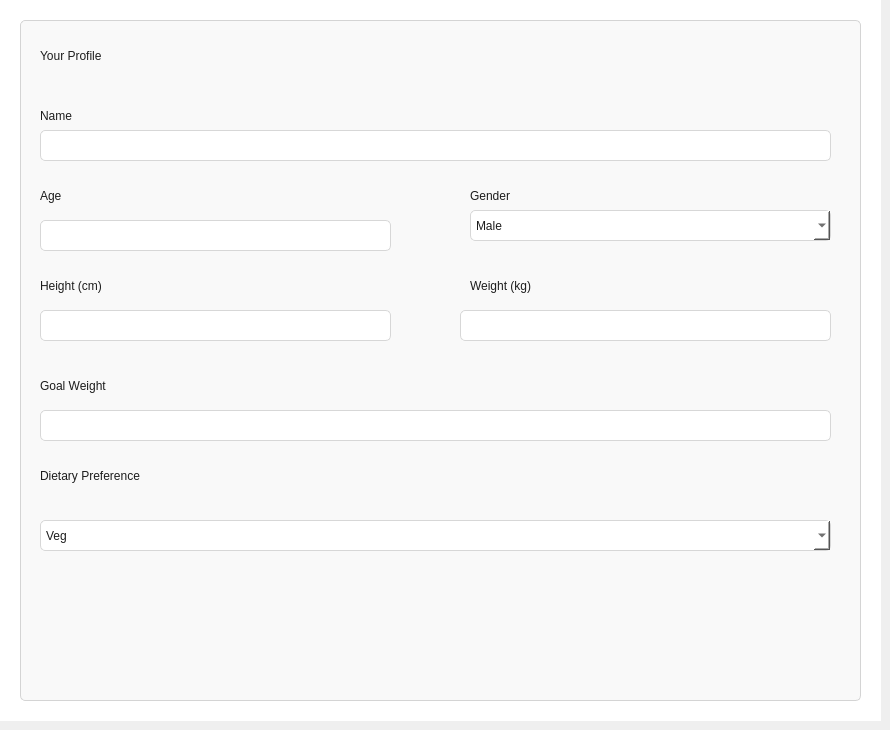
    <widget class="QWidget" name="tab_15">
     <attribute name="title">
      <string>Page</string>
     </attribute>
     <widget class="QWidget" name="widget_5" native="true">
      <property name="geometry">
       <rect>
        <x>0</x>
        <y>0</y>
        <width>881</width>
        <height>721</height>
       </rect>
      </property>
      <property name="styleSheet">
       <string notr="true">QWidget{
background-color:white
}</string>
      </property>
      <widget class="QLabel" name="label_6">
       <property name="geometry">
        <rect>
         <x>20</x>
         <y>20</y>
         <width>841</width>
         <height>681</height>
        </rect>
       </property>
       <property name="styleSheet">
        <string notr="true">QLabel{
	border: 1px solid #D4D4D4;
	border-radius:5px;
	background-color: #F9F9F9
}</string>
       </property>
       <property name="text">
        <string/>
       </property>
      </widget>
      <widget class="QLabel" name="heading_3">
       <property name="geometry">
        <rect>
         <x>40</x>
         <y>40</y>
         <width>231</width>
         <height>31</height>
        </rect>
       </property>
       <property name="styleSheet">
        <string notr="true">QLabel{
	background-color:#F9F9F9;
	font: 200 22pt &quot;Epilogue&quot;;
	color: #1D1D1D

}
</string>
       </property>
       <property name="text">
        <string>Your Profile</string>
       </property>
      </widget>
      <widget class="QLabel" name="name_3">
       <property name="geometry">
        <rect>
         <x>40</x>
         <y>100</y>
         <width>61</width>
         <height>31</height>
        </rect>
       </property>
       <property name="styleSheet">
        <string notr="true">QLabel{
	background-color:#F9F9F9;
	font: 200 15pt &quot;Epilogue&quot;;
	color: #1D1D1D

}
</string>
       </property>
       <property name="text">
        <string>Name</string>
       </property>
      </widget>
      <widget class="QLineEdit" name="line_name_3">
       <property name="geometry">
        <rect>
         <x>40</x>
         <y>130</y>
         <width>791</width>
         <height>31</height>
        </rect>
       </property>
       <property name="styleSheet">
        <string notr="true">QLineEdit{
background-color: white;
border-radius: 5px;
border: 1px solid #D7D7D7;
font: 200 15px &quot;Epilogue&quot;;
color: #1D1D1D
}</string>
       </property>
      </widget>
      <widget class="QLabel" name="age_3">
       <property name="geometry">
        <rect>
         <x>40</x>
         <y>180</y>
         <width>41</width>
         <height>31</height>
        </rect>
       </property>
       <property name="styleSheet">
        <string notr="true">QLabel{
	background-color:#F9F9F9;
	font: 200 15pt &quot;Epilogue&quot;;
	color: #1D1D1D

}
</string>
       </property>
       <property name="text">
        <string>Age</string>
       </property>
      </widget>
      <widget class="QLineEdit" name="line_age_3">
       <property name="geometry">
        <rect>
         <x>40</x>
         <y>220</y>
         <width>351</width>
         <height>31</height>
        </rect>
       </property>
       <property name="styleSheet">
        <string notr="true">QLineEdit{
background-color: white;
border-radius: 5px;
border: 1px solid #D7D7D7;
color: #1D1D1D
}</string>
       </property>
      </widget>
      <widget class="QLabel" name="gender_3">
       <property name="geometry">
        <rect>
         <x>470</x>
         <y>180</y>
         <width>71</width>
         <height>31</height>
        </rect>
       </property>
       <property name="styleSheet">
        <string notr="true">QLabel{
	background-color:#F9F9F9;
	font: 200 15pt &quot;Epilogue&quot;;
	color: #1D1D1D

}
</string>
       </property>
       <property name="text">
        <string>Gender</string>
       </property>
      </widget>
      <widget class="QComboBox" name="line_gender_3">
       <property name="geometry">
        <rect>
         <x>470</x>
         <y>210</y>
         <width>361</width>
         <height>31</height>
        </rect>
       </property>
       <property name="styleSheet">
        <string notr="true">QComboBox{
background-color: white;
border-radius: 5px;
border: 1px solid #D7d7d7;
color: #1D1D1D;
font: 300 10px &quot;Epilogue&quot;;
padding-left:5px
}
QComboBox QAbstractItemView {
     background-color: white;
     border: 1px solid #D7D7D7;
     selection-background-color: #eee;
     selection-color: black;
     outline: none;
     border-radius: 0px;
	color: #1D1D1D;
	height: 30px;
	padding-left:5px;
	border: 1px solid #D7D7D7; 
    outline: none;
}
QComboBox QAbstractItemView :: viewport{
	border: none;
	background-color: transparent
}</string>
       </property>
       <item>
        <property name="text">
         <string>Male</string>
        </property>
       </item>
       <item>
        <property name="text">
         <string>Female</string>
        </property>
       </item>
       <item>
        <property name="text">
         <string>Bakchodi mat kar lode</string>
        </property>
       </item>
      </widget>
      <widget class="QLabel" name="height_3">
       <property name="geometry">
        <rect>
         <x>40</x>
         <y>270</y>
         <width>111</width>
         <height>31</height>
        </rect>
       </property>
       <property name="styleSheet">
        <string notr="true">QLabel{
	background-color:#F9F9F9;
	font: 200 15pt &quot;Epilogue&quot;;
	color: #1D1D1D

}
</string>
       </property>
       <property name="text">
        <string>Height (cm)</string>
       </property>
      </widget>
      <widget class="QLineEdit" name="line_height_3">
       <property name="geometry">
        <rect>
         <x>40</x>
         <y>310</y>
         <width>351</width>
         <height>31</height>
        </rect>
       </property>
       <property name="styleSheet">
        <string notr="true">QLineEdit{
background-color: white;
border-radius: 5px;
border: 1px solid #D7D7D7;
color:#1D1D1D
}</string>
       </property>
      </widget>
      <widget class="QLabel" name="weight_3">
       <property name="geometry">
        <rect>
         <x>470</x>
         <y>270</y>
         <width>111</width>
         <height>31</height>
        </rect>
       </property>
       <property name="styleSheet">
        <string notr="true">QLabel{
	background-color:#F9F9F9;
	font: 200 15pt &quot;Epilogue&quot;;
	color: #1D1D1D

}
</string>
       </property>
       <property name="text">
        <string>Weight (kg)</string>
       </property>
      </widget>
      <widget class="QLineEdit" name="line_weight_3">
       <property name="geometry">
        <rect>
         <x>460</x>
         <y>310</y>
         <width>371</width>
         <height>31</height>
        </rect>
       </property>
       <property name="styleSheet">
        <string notr="true">QLineEdit{
background-color: white;
border-radius: 5px;
border: 1px solid #D7D7D7;
color:#1D1D1D
}</string>
       </property>
      </widget>
      <widget class="QLabel" name="goal_weight_3">
       <property name="geometry">
        <rect>
         <x>40</x>
         <y>370</y>
         <width>121</width>
         <height>31</height>
        </rect>
       </property>
       <property name="styleSheet">
        <string notr="true">QLabel{
	background-color:#F9F9F9;
	font: 200 15pt &quot;Epilogue&quot;;
	color: #1D1D1D

}
</string>
       </property>
       <property name="text">
        <string>Goal Weight</string>
       </property>
      </widget>
      <widget class="QLineEdit" name="line_goal_3">
       <property name="geometry">
        <rect>
         <x>40</x>
         <y>410</y>
         <width>791</width>
         <height>31</height>
        </rect>
       </property>
       <property name="styleSheet">
        <string notr="true">QLineEdit{
background-color: white;
border-radius: 5px;
border: 1px solid #D7D7D7;
color:#1D1D1D
}</string>
       </property>
      </widget>
      <widget class="QLabel" name="diet_pref_3">
       <property name="geometry">
        <rect>
         <x>40</x>
         <y>460</y>
         <width>231</width>
         <height>31</height>
        </rect>
       </property>
       <property name="styleSheet">
        <string notr="true">QLabel{
	background-color:#F9F9F9;
	font: 200 15pt &quot;Epilogue&quot;;
	color: #1D1D1D

}
</string>
       </property>
       <property name="text">
        <string>Dietary Preference</string>
       </property>
      </widget>
      <widget class="QComboBox" name="line_diet_3">
       <property name="geometry">
        <rect>
         <x>40</x>
         <y>520</y>
         <width>791</width>
         <height>31</height>
        </rect>
       </property>
       <property name="styleSheet">
        <string notr="true">QComboBox{
background-color: white;
border-radius: 5px;
border: 1px solid #D7D7D7;
color: #1D1D1D;
font:300 10px &quot;Epilogue&quot;;
padding-left:5px
}
QComboBox QAbstractItemView {
     background-color: white;
     border: 1px solid #D7D7D7;
	outline: none;
     selection-background-color: #eee;
     selection-color: black;
     outline: none;
     border-radius: 0px; 
	color: #1D1D1D;
	height: 35px;
	padding-left:5px

}

QComboBox::down-arrow {
    width: 12px;
    height: 12px;
}
QComboBox QAbstractItemView :: viewport{
	border: none;
	background-color: transparent
}</string>
       </property>
       <item>
        <property name="text">
         <string>Veg</string>
        </property>
       </item>
       <item>
        <property name="text">
         <string>Non-Veg</string>
        </property>
       </item>
      </widget>
     </widget>
    </widget>
